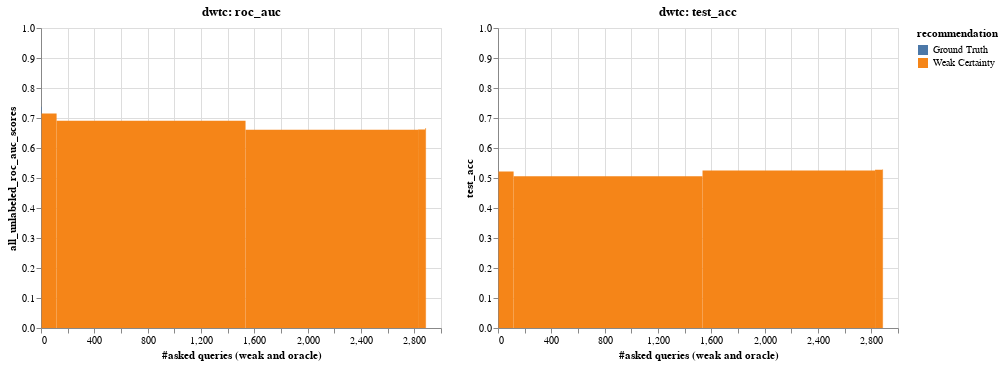

The notebook cell this image was saved under:
### Code cell
def visualise_top_n(top_n=0):
    charts = []

    alt.renderers.enable("html")

    for result in loaded_data[top_n][:]:
        metrics = loads(result.metrics_per_al_cycle)
        test_data_metrics = [
            metrics["test_data_metrics"][0][f][0]["weighted avg"]
            for f in range(0, len(metrics["test_data_metrics"][0]))
        ]
        test_acc = [
            metrics["test_data_metrics"][0][f][0]["accuracy"]
            for f in range(0, len(metrics["test_data_metrics"][0]))
        ]

        data = pd.DataFrame(
            {
                "iteration": range(0, len(metrics["all_unlabeled_roc_auc_scores"])),
                "all_unlabeled_roc_auc_scores": metrics["all_unlabeled_roc_auc_scores"],
                "query_length": metrics["query_length"],
                "recommendation": metrics["recommendation"],
                "query_strong_accuracy_list": metrics["query_strong_accuracy_list"],
                "f1": [i["f1-score"] for i in test_data_metrics],
                "test_acc": test_acc,
                #'asked_queries': [sum(metrics['query_length'][:i]) for i in range(0, len(metrics['query_length']))],
            }
        )

        # bar width
        data["asked_queries"] = data["query_length"].cumsum()
        data["asked_queries_end"] = data["asked_queries"].shift(fill_value=0)

        # print(data[['asked_queries', 'query_length']])

        data["recommendation"] = data["recommendation"].replace(
            {
                "A": "Oracle",
                "C": "Weak Cluster",
                "U": "Weak Certainty",
                "G": "Ground Truth",
            }
        )

        # data = data[:100]

        # calculate global score OHNE

        chart = (
            alt.Chart(data)
            .mark_rect(
                # point=True,
                # line=True,
                # interpolate='step-after',
            )
            .encode(
                x=alt.X("asked_queries_end", title="#asked queries (weak and oracle)"),
                x2="asked_queries",
                color=alt.Color("recommendation", scale=alt.Scale(scheme="tableau10")),
                tooltip=[
                    "iteration",
                    "f1",
                    "test_acc",
                    "all_unlabeled_roc_auc_scores",
                    "query_strong_accuracy_list",
                    "query_length",
                    "recommendation",
                ],
                # scale=alt.Scale(domain=[0,1])
            )
            .properties(title=result.dataset_name)
            .interactive()
        )
        charts.append(
            alt.hconcat(
                chart.encode(
                    alt.Y(
                        "all_unlabeled_roc_auc_scores", scale=alt.Scale(domain=[0, 1])
                    )
                ).properties(title=result.dataset_name + ": roc_auc"),
                # chart.encode(alt.Y('f1', scale=alt.Scale(domain=[0,1]))).properties(title=result.dataset_name + ': f1'),
                chart.encode(
                    alt.Y("test_acc", scale=alt.Scale(domain=[0, 1]))
                ).properties(title=result.dataset_name + ": test_acc"),
            )
        )

    return alt.vconcat(*charts).configure()


visualise_top_n(0)

### Figure 1 — Vega-Lite specification as saved in the notebook (floating-point values rounded to 4 significant figures)
{"config": {"view": {"continuousWidth": 400, "continuousHeight": 300}}, "vconcat": [{"hconcat": [{"mark": "rect", "encoding": {"color": {"type": "nominal", "field": "recommendation", "scale": {"scheme": "tableau10"}}, "tooltip": [{"type": "quantitative", "field": "iteration"}, {"type": "quantitative", "field": "f1"}, {"type": "quantitative", "field": "test_acc"}, {"type": "quantitative", "field": "all_unlabeled_roc_auc_scores"}, {"type": "quantitative", "field": "query_strong_accuracy_list"}, {"type": "quantitative", "field": "query_length"}, {"type": "nominal", "field": "recommendation"}], "x": {"type": "quantitative", "field": "asked_queries_end", "title": "#asked queries (weak and oracle)"}, "x2": {"field": "asked_queries"}, "y": {"type": "quantitative", "field": "all_unlabeled_roc_auc_scores", "scale": {"domain": [0, 1]}}}, "selection": {"selector001": {"type": "interval", "bind": "scales", "encodings": ["x", "y"]}}, "title": "dwtc: roc_auc"}, {"mark": "rect", "encoding": {"color": {"type": "nominal", "field": "recommendation", "scale": {"scheme": "tableau10"}}, "tooltip": [{"type": "quantitative", "field": "iteration"}, {"type": "quantitative", "field": "f1"}, {"type": "quantitative", "field": "test_acc"}, {"type": "quantitative", "field": "all_unlabeled_roc_auc_scores"}, {"type": "quantitative", "field": "query_strong_accuracy_list"}, {"type": "quantitative", "field": "query_length"}, {"type": "nominal", "field": "recommendation"}], "x": {"type": "quantitative", "field": "asked_queries_end", "title": "#asked queries (weak and oracle)"}, "x2": {"field": "asked_queries"}, "y": {"type": "quantitative", "field": "test_acc", "scale": {"domain": [0, 1]}}}, "selection": {"selector001": {"type": "interval", "bind": "scales", "encodings": ["x", "y"]}}, "title": "dwtc: test_acc"}]}], "data": {"name": "data-f8d5bb55e7060bcee0bb06c575f49f14"}, "$schema": "https://vega.github.io/schema/vega-lite/v4.8.1.json", "datasets": {"data-f8d5bb55e7060bcee0bb06c575f49f14": [{"iteration": 0, "all_unlabeled_roc_auc_scores": 0.7374, "query_length": 4, "recommendation": "Ground Truth", "query_strong_accuracy_list": null, "f1": 0.4949, "test_acc": 0.5113, "asked_queries": 4, "asked_queries_end": 0}, {"iteration": 1, "all_unlabeled_roc_auc_scores": 0.7149, "query_length": 113, "recommendation": "Weak Certainty", "query_strong_accuracy_list": 0.823, "f1": 0.4982, "test_acc": 0.5217, "asked_queries": 117, "asked_queries_end": 4}, {"iteration": 2, "all_unlabeled_roc_auc_scores": 0.6907, "query_length": 1417, "recommendation": "Weak Certainty", "query_strong_accuracy_list": 0.554, "f1": 0.459, "test_acc": 0.5055, "asked_queries": 1534, "asked_queries_end": 117}, {"iteration": 3, "all_unlabeled_roc_auc_scores": 0.6607, "query_length": 1294, "recommendation": "Weak Certainty", "query_strong_accuracy_list": 0.4652, "f1": 0.4797, "test_acc": 0.5246, "asked_queries": 2828, "asked_queries_end": 1534}, {"iteration": 4, "all_unlabeled_roc_auc_scores": 0.6613, "query_length": 54, "recommendation": "Weak Certainty", "query_strong_accuracy_list": 0.2778, "f1": 0.4828, "test_acc": 0.5278, "asked_queries": 2882, "asked_queries_end": 2828}, {"iteration": 5, "all_unlabeled_roc_auc_scores": 0.6657, "query_length": 6, "recommendation": "Weak Certainty", "query_strong_accuracy_list": 0.6667, "f1": 0.4833, "test_acc": 0.5286, "asked_queries": 2888, "asked_queries_end": 2882}]}}
